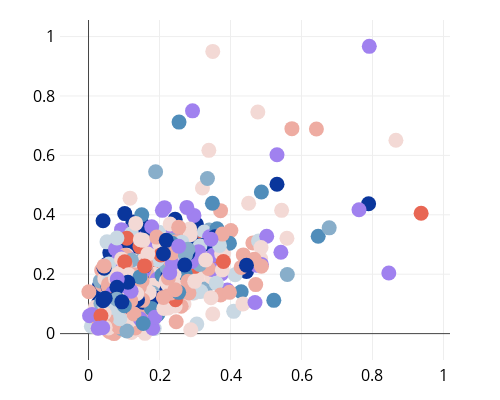

The code cell stored with this chart in its notebook:
### Code cell
div,fig = Scatter(Rc, RcS[model], width=500, height=400, Color=Colores_Kg, rangoX=[0,1], rangoY=[0,1])

### Figure 1 — Plotly figure (JSON) as saved in the notebook; plotly's stock layout.template omitted (floating-point values rounded to 4 significant figures; data arrays with more than 128 entries replaced by an {"elided": "..."} marker saying what was removed)
{"data": [{"marker": {"color": {"elided": "705 str values"}, "size": 15}, "mode": "markers", "name": "name", "text": null, "type": "scatter", "x": {"elided": "702 float values"}, "y": {"elided": "702 float values"}}], "layout": {"height": 400, "margin": {"b": 40, "l": 60, "pad": 4, "r": 50, "t": 20}, "width": 500, "xaxis": {"autorange": true, "range": [-0.08035, 1.018], "tickfont": {"color": "black", "size": 16}, "title": {"font": {"size": 17}, "text": ""}, "type": "linear"}, "yaxis": {"autorange": true, "range": [-0.08879, 1.056], "tickfont": {"color": "black", "size": 16}, "title": {"font": {"size": 17}, "text": ""}, "type": "linear"}}}
